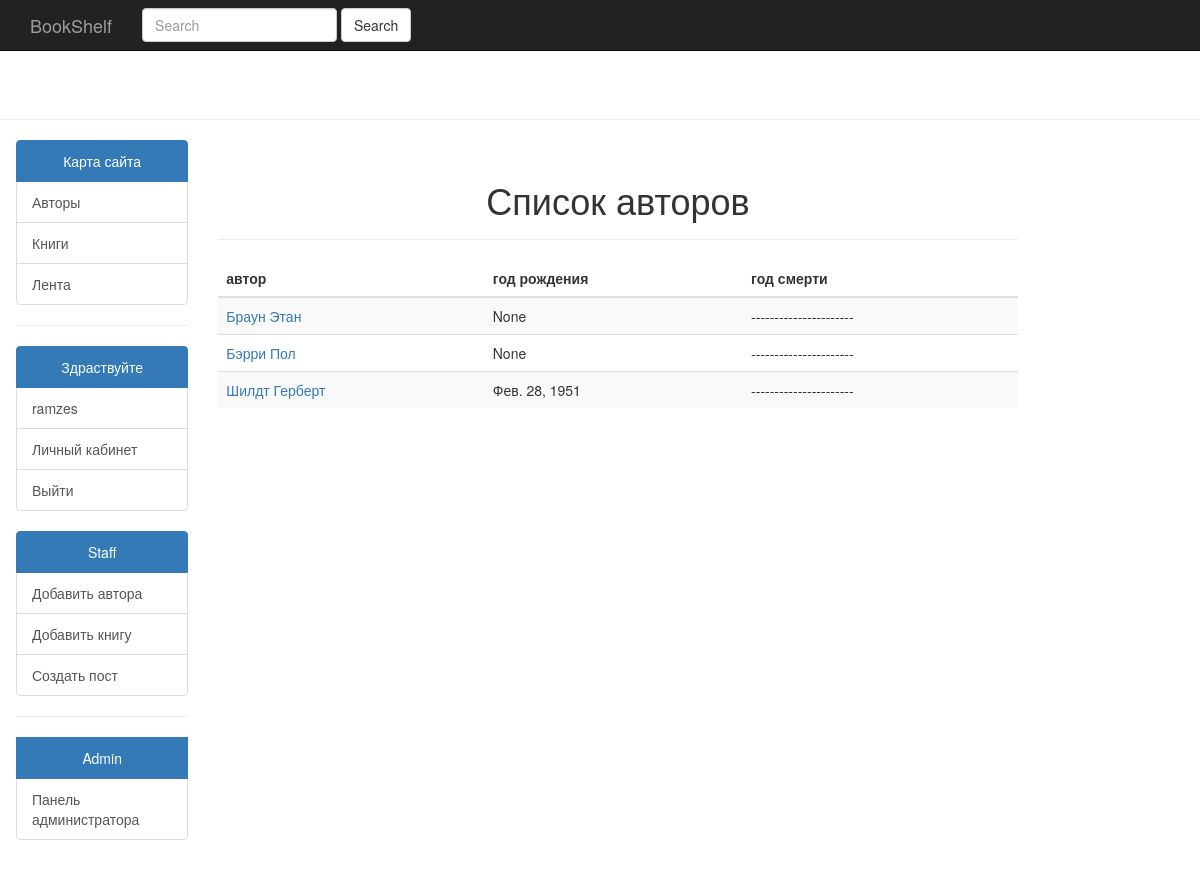
The page /catalog/authors/ (signed in) on the database its author committed.
### catalog/models.py (models this page shows)
class Author(models.Model):
    first_name = models.CharField(max_length=100)
    last_name = models.CharField(max_length=100)
    bio = models.TextField(blank=True, default='biography')
    date_of_birth = models.DateField(null=True, blank=True)
    date_of_death = models.DateField('Died', null=True, blank=True)
    class Meta:
        ordering = ["last_name", "first_name"]
        verbose_name = 'Автор'
        verbose_name_plural = 'Авторы'
    def get_absolute_url(self):
        return reverse('author-detail', args=[str(self.id)])
    def __str__(self):
        return '{0} {1}'.format(self.last_name, self.first_name)

### catalog/views.py (the view)
# urls.py: path('authors/', views.AuthorListView.as_view(), name='authors'),
class AuthorListView(generic.ListView):
    model = Author
    paginate_by = 15

### catalog/templates/catalog/author_list.html
{% extends "base/home_base.html" %}
{% block content %}
{% if author_list %}
      <div class="row">
        <div class="col-md-8">
            <div class="page-header">
        <h1 class="text-center">Список авторов</h1>
      </div>
          <table class="table table-striped">
            <thead>
              <tr>
                <th>автор</th>
                <th>год рождения</th>
                <th>год смерти</th>
              </tr>
            </thead>
            <tbody>
            {% for author in author_list %}
              <tr>
                <td><a href="{{ author.get_absolute_url }}">{{ author }}</a></td>
                <td>{{author.date_of_birth}}</td>
            {% if author.date_of_death %}
                <td>{{author.date_of_death}}</td>
            {% else %}
                <td>----------------------</td>
            {% endif %}
               </tr>
            {% endfor %}
            </tbody>
          </table>
        </div>
      </div>
{% else %}
      <p>Авторы отсутствуют.</p>
{% endif %}
{% endblock %}

### templates/base/home_base.html (shortened to what this page needs)
<!DOCTYPE html>
<html lang="en">
  <head>
    {% load static %}
  <link rel="stylesheet" href="{% static 'css/main.css' %}">
  <link rel="stylesheet" href="{% static 'css/bootstrap.css' %}">
  </head>
  <body>
    <nav class="navbar navbar-inverse navbar-fixed-top">
      <div class="container">
        <div class="navbar-header">
          <a class="navbar-brand" href="{% url 'articles' %}">BookShelf</a>
        </div>
        <div id="navbar" class="navbar-collapse collapse">
          <ul class="nav navbar-nav">
              <form class="navbar-form navbar-left" action="{% url 'articles' %}">
                  <div class="form-group">
                    <input type="text" class="form-control" placeholder="Search" aria-label="Search" name="search">
                  </div>
                  <button type="submit" class="btn btn-default">Search</button>
              </form>
          </ul>
        </div>
      </div>
    </nav>
        <div class="page-header"></div>
        <div class="row" style="margin-left:1px;">
    <div class="col-sm-2">
      <div class="list-group">
      <a href="#" class="list-group-item active text-center">
        Карта сайта
      </a>
      <a href="{% url 'authors' %}" class="list-group-item">Авторы</a>
      <a href="{% url 'books' %}" class="list-group-item">Книги</a>
      <a href="{% url 'articles' %}" class="list-group-item">Лента</a>
    </div>
    <hr class="featurette-divider">
        <div class="list-group">
            {% if user.is_authenticated %}
      <a href="#" class="list-group-item active text-center">Здраствуйте</a>
      <a href="#" class="list-group-item">{{ user.get_username }}</a>
      <a href="#" class="list-group-item">Личный кабинет</a>
      <a href={% url 'logout'%}?next={{request.path}} class="list-group-item">Выйти</a>
            {% else %}
                <a href="#" class="list-group-item active text-center">Здраствуйте гость</a>
                <a href="{% url 'login'%}?next={{request.path}}" class="list-group-item">Войти</a>
            {% endif %}
        </div>
     <div class="list-group">
            {% if user.is_staff%}
      <a href="#" class="list-group-item active text-center">Staff</a>
      <a href="{% url 'author_create' %}" class="list-group-item">Добавить автора</a>
      <a href="{% url 'book_create' %}" class="list-group-item">Добавить книгу</a>
      <a href="{% url 'post_create' %}" class="list-group-item">Создать пост</a>
            {% endif %}
        </div>
    <div class="list-group">
          {% if user.is_superuser %}
              <hr>
             <a href="#" class="list-group-item active text-center">Admin</a>
              <a href="/admin" class="list-group-item">Панель администратора</a>
          {% endif %}
     </div>
    </div>
       {% block content %}{% endblock %}
</div>
  </body>
</html>

### static_dev/css/main.css (style rules this page uses)
body { padding-top: 70px; padding-bottom: 30px; }

### rows shown on the page
Author: last_name+first_name "Браун Этан", date_of_birth "None"
Author: last_name+first_name "Бэрри Пол", date_of_birth "None"
Author: last_name+first_name "Шилдт Герберт", date_of_birth "Фев. 28, 1951"

### other values the page prints
{{ user.get_username }} "ramzes"
